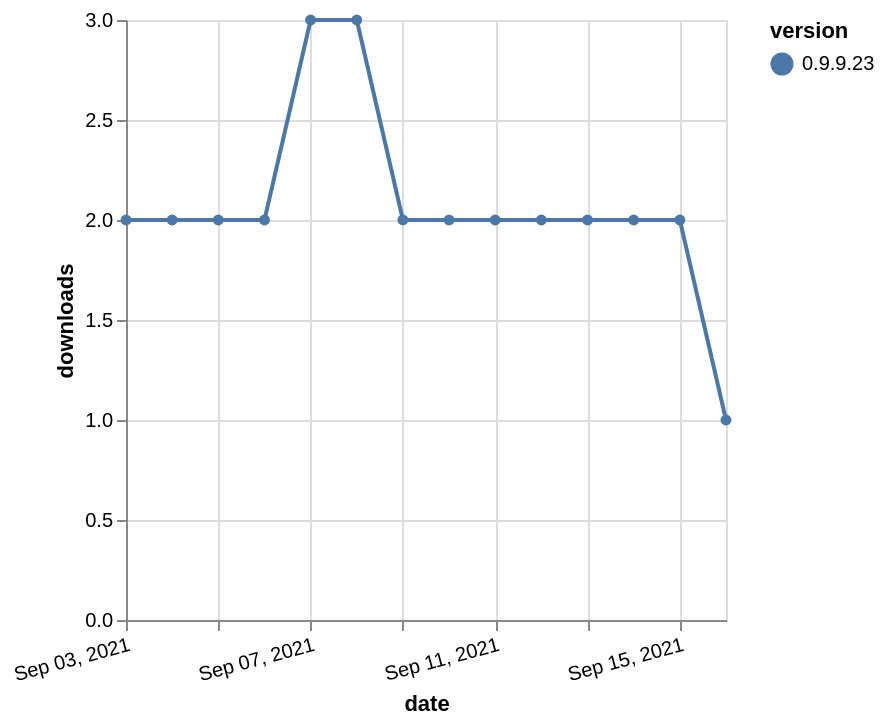

Vega-Lite specification for this chart:
### Vega-Lite specification from a JSON file in a GitHub repository (floating-point values rounded to 4 significant figures)
{"$schema": "https://vega.github.io/schema/vega-lite/v5.json", "description": "A simple bar chart with embedded data.", "data": {"values": [{"date": "2021-09-03", "total": 2633, "delta": 2, "version": "0.9.9.23"}, {"date": "2021-09-04", "total": 2635, "delta": 2, "version": "0.9.9.23"}, {"date": "2021-09-05", "total": 2637, "delta": 2, "version": "0.9.9.23"}, {"date": "2021-09-06", "total": 2639, "delta": 2, "version": "0.9.9.23"}, {"date": "2021-09-07", "total": 2642, "delta": 3, "version": "0.9.9.23"}, {"date": "2021-09-08", "total": 2645, "delta": 3, "version": "0.9.9.23"}, {"date": "2021-09-09", "total": 2647, "delta": 2, "version": "0.9.9.23"}, {"date": "2021-09-10", "total": 2649, "delta": 2, "version": "0.9.9.23"}, {"date": "2021-09-11", "total": 2651, "delta": 2, "version": "0.9.9.23"}, {"date": "2021-09-12", "total": 2653, "delta": 2, "version": "0.9.9.23"}, {"date": "2021-09-13", "total": 2655, "delta": 2, "version": "0.9.9.23"}, {"date": "2021-09-14", "total": 2657, "delta": 2, "version": "0.9.9.23"}, {"date": "2021-09-15", "total": 2659, "delta": 2, "version": "0.9.9.23"}, {"date": "2021-09-16", "total": 2660, "delta": 1, "version": "0.9.9.23"}]}, "width": "container", "mark": {"type": "line", "point": {"filled": true}}, "encoding": {"x": {"field": "date", "type": "temporal", "timeUnit": "yearmonthdate", "title": "date", "axis": {"labelAngle": -15}}, "y": {"field": "delta", "type": "quantitative", "title": "downloads"}, "color": {"field": "version", "type": "nominal"}, "tooltip": {"field": "delta"}}}
